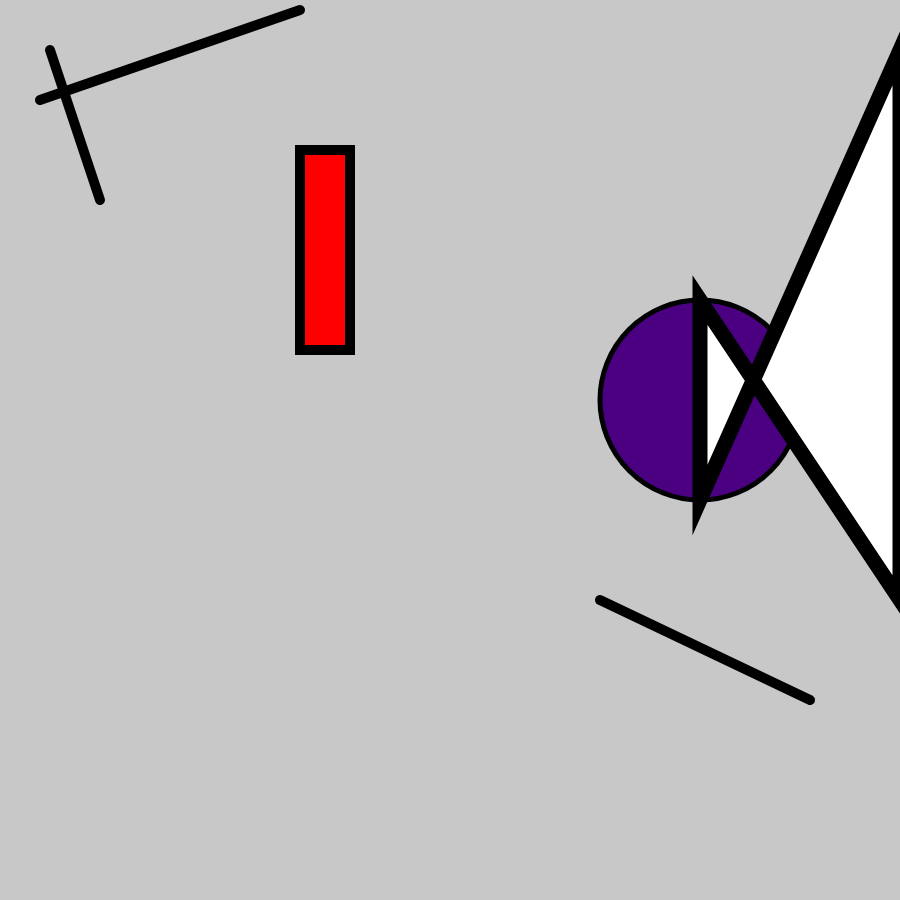
Frame 1 (no input)
Frame 60 (no input): identical to frame 1, image omitted
Frame 120 (the mouse pressed at the canvas centre since frame 60): identical to frame 1, image omitted

The p5.js sketch that drew this single still picture (run headless with seeded random() and noise() and a simulated clock; from frame 60 on, the mouse is pressed at the canvas centre):

// p5.js sketch
// ── sketch.js
// First sketch (9/14)

/* 
multi line comments
Everything in between in commented out
test
*/ 

function setup() {
  createCanvas(900, 900);
}

function draw() {
  // background - setting our background color
  background(200);

  // strokeWeight- thickness of line
  strokeWeight(10);

  // line- to sets of coordinates
  line(50, 50, 100, 200)

  line(300, 10, 40, 100);

  line(600, 600, 810, 700); 
  
  // red rectangle
  fill("red");
  rect(300, 150, 50, 200); 


// indigo circle
strokeWeight(5);
fill("indigo"); 
circle(700, 400, 200);

//navy blue quad 
strokeWeight(15);
fill("navy blue"); 
quad(700, 300, 700, 500, 900, 50, 900, 600);
}
